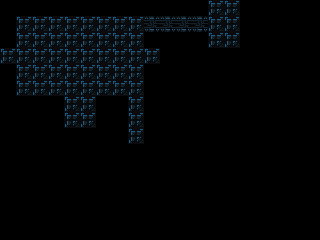

Rendered tile map (Tiled .tmx) drawn with the repository's tilesets; below, a short description and the map source with its tile grids summarised:
An orthogonal 20x15 tile map with 16x16 px tiles, 1 tile layer (background) and 59 objects (42x tile, 5x switch, 5x destructible, 5x triggerable, finish_tile).

<map version="1.4" tiledversion="1.4.2" orientation="orthogonal" renderorder="right-down" width="20" height="15" tilewidth="16" tileheight="16" infinite="0" nextlayerid="9" nextobjectid="140">
 <properties>
  <property name="player_bomb_count" value="20" />
  <property name="turns_to_ace" type="int" value="4" />
 </properties>
 <tileset firstgid="1" name="newtiledsheet" tilewidth="16" tileheight="16" tilecount="171" columns="9">
  <image source="../../newtiledsheet.png" width="144" height="304" />
  <tile id="0">
   <properties>
    <property name="solid" value="True" />
   </properties>
  </tile>
  <tile id="1">
   <properties>
    <property name="solid" value="True" />
   </properties>
  </tile>
  <tile id="2">
   <properties>
    <property name="solid" value="True" />
   </properties>
  </tile>
  <tile id="3">
   <properties>
    <property name="solid" value="True" />
   </properties>
  </tile>
  <tile id="4">
   <properties>
    <property name="solid" value="" />
   </properties>
  </tile>
  <tile id="9">
   <properties>
    <property name="solid" value="True" />
   </properties>
  </tile>
  <tile id="10">
   <properties>
    <property name="solid" value="True" />
   </properties>
  </tile>
  <tile id="11">
   <properties>
    <property name="solid" value="True" />
   </properties>
  </tile>
  <tile id="12">
   <properties>
    <property name="solid" value="True" />
   </properties>
  </tile>
  <tile id="13">
   <properties>
    <property name="solid" value="" />
   </properties>
  </tile>
  <tile id="18">
   <properties>
    <property name="solid" value="" />
   </properties>
  </tile>
  <tile id="19">
   <properties>
    <property name="solid" value="" />
   </properties>
  </tile>
  <tile id="20">
   <properties>
    <property name="solid" value="True" />
   </properties>
  </tile>
  <tile id="27">
   <properties>
    <property name="solid" value="True" />
   </properties>
  </tile>
  <tile id="28">
   <properties>
    <property name="solid" value="True" />
   </properties>
  </tile>
  <tile id="29">
   <properties>
    <property name="solid" value="True" />
   </properties>
  </tile>
  <tile id="30">
   <properties>
    <property name="solid" value="True" />
   </properties>
  </tile>
  <tile id="31">
   <properties>
    <property name="solid" value="" />
   </properties>
  </tile>
  <tile id="32">
   <properties>
    <property name="solid" value="" />
   </properties>
  </tile>
  <tile id="36">
   <properties>
    <property name="lifespan" value="5" />
    <property name="type" value="bomb" />
   </properties>
  </tile>
  <tile id="37">
   <properties>
    <property name="lifespan" value="4" />
    <property name="type" value="bomb" />
   </properties>
  </tile>
  <tile id="38">
   <properties>
    <property name="lifespan" value="3" />
    <property name="type" value="bomb" />
   </properties>
  </tile>
  <tile id="39">
   <properties>
    <property name="lifespan" value="2" />
    <property name="type" value="bomb" />
   </properties>
  </tile>
  <tile id="40">
   <properties>
    <property name="lifespan" value="1" />
    <property name="type" value="bomb" />
   </properties>
  </tile>
  <tile id="41">
   <properties>
    <property name="type" value="bomb" />
   </properties>
  </tile>
  <tile id="44">
   <properties>
    <property name="moveable" value="True" />
    <property name="solid" value="True" />
   </properties>
  </tile>
  <tile id="45">
   <properties>
    <property name="type" value="actor" />
   </properties>
  </tile>
 </tileset>
 <layer id="1" name="background" width="20" height="15">
  <data>[300 cells, 298 non-empty, 5 distinct tile ids]</data>
 </layer>
 <objectgroup id="3" name="objects">
  <object id="20" name="finish" type="finish_tile" gid="32" x="128" y="144" width="16" height="16" />
  <object id="26" name="wall-right" type="tile" gid="11" x="0" y="32" width="16" height="16" />
  <object id="72" name="switch" type="switch" gid="34" x="64" y="128" width="16" height="16">
   <properties>
    <property name="state" type="int" value="1" />
    <property name="triggers" type="int" value="1" />
   </properties>
  </object>
  <object id="73" name="switch" type="switch" gid="34" x="80" y="128" width="16" height="16">
   <properties>
    <property name="state" type="int" value="1" />
    <property name="triggers" type="int" value="2" />
   </properties>
  </object>
  <object id="74" name="switch" type="switch" gid="34" x="144" y="64" width="16" height="16">
   <properties>
    <property name="state" type="int" value="0" />
    <property name="triggers" type="int" value="3" />
   </properties>
  </object>
  <object id="75" name="switch" type="switch" gid="34" x="0" y="64" width="16" height="16">
   <properties>
    <property name="state" type="int" value="0" />
    <property name="triggers" type="int" value="4" />
   </properties>
  </object>
  <object id="76" name="rock" type="destructible" gid="21" x="64" y="112" width="16" height="16" />
  <object id="77" type="destructible" gid="21" x="16" y="64" width="16" height="16" />
  <object id="78" type="destructible" gid="21" x="128" y="64" width="16" height="16" />
  <object id="81" name="wall-right" type="tile" gid="11" x="0" y="48" width="16" height="16" />
  <object id="82" name="wall-right" type="tile" gid="11" x="0" y="80" width="16" height="16" />
  <object id="83" name="wall-right" type="tile" gid="11" x="0" y="96" width="16" height="16" />
  <object id="85" name="rock" type="destructible" gid="21" x="80" y="112" width="16" height="16" />
  <object id="86" name="wall-down" type="tile" gid="1" x="16" y="16" width="16" height="16" />
  <object id="87" name="wall-down" type="tile" gid="1" x="32" y="16" width="16" height="16" />
  <object id="88" name="wall-down" type="tile" gid="1" x="48" y="16" width="16" height="16" />
  <object id="89" name="wall-down" type="tile" gid="1" x="64" y="16" width="16" height="16" />
  <object id="90" name="wall-down" type="tile" gid="1" x="80" y="16" width="16" height="16" />
  </objectgroup>
</map>
<!-- 41 of 59 objects omitted -->
